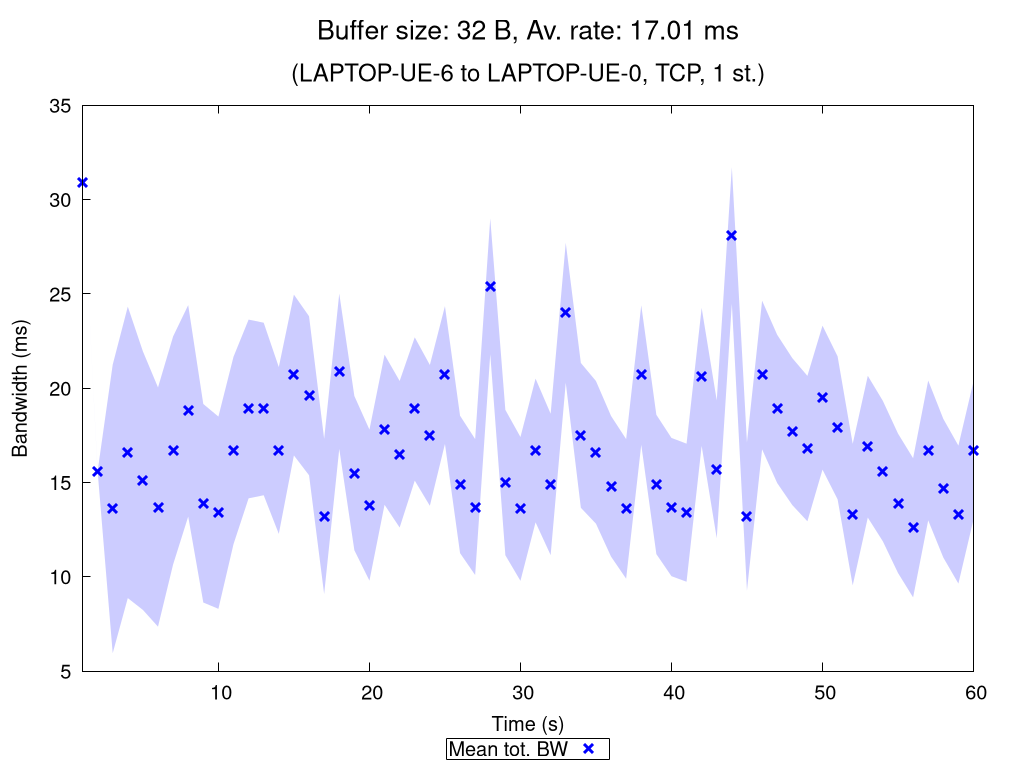

Write gnuplot code to recreate this figure.
set terminal pngcairo nocrop enhanced size 1024,768 font "Verdana,15"
set output "TCP_1_st_2020_11_05_18-57-02_two2one_00032B.png"

set title "{/=20 Buffer size: 32 B, Av. rate: 17.01 ms}\n\n{/=18 (LAPTOP-UE-6 to LAPTOP-UE-0, TCP, 1 st.)}"

set xlabel "Time (s)"
set ylabel "Bandwidth (ms)"
set ytics nomirror
set key bmargin center horizontal box samplen 1 width -1
set bmargin 4.6
set rmargin 4.5

rf = 1.0  # rate factor
set style fill transparent solid 0.2 noborder
set autoscale xfix
plot "TCP_1_st_2020_11_05_18-57-02_two2one_00032B_iperf_processed.dat" using 1:($2/rf-$3/rf):($2/rf+$3/rf) with filledcurves lc rgb "blue" notitle, \
     "" using 1:($2/rf) with points pt 2 ps 1.5 lw 3 lc rgb "blue" title "Mean tot. BW", \
